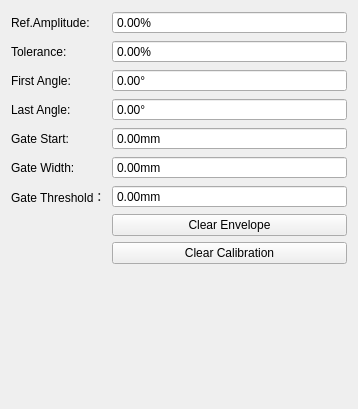
<?xml version="1.0" encoding="UTF-8"?>
<ui version="4.0">
 <class>ACGPropertiesWidget</class>
 <widget class="QWidget" name="ACGPropertiesWidget">
  <property name="geometry">
   <rect>
    <x>0</x>
    <y>0</y>
    <width>358</width>
    <height>409</height>
   </rect>
  </property>
  <property name="windowTitle">
   <string>Form</string>
  </property>
  <property name="styleSheet">
   <string notr="true"/>
  </property>
  <layout class="QFormLayout" name="formLayout">
   <item row="0" column="0">
    <widget class="QLabel" name="amplitudeLabel">
     <property name="text">
      <string>Ref.Amplitude:</string>
     </property>
    </widget>
   </item>
   <item row="0" column="1">
    <widget class="QDoubleSpinBox" name="amplitudeDoubleSpinBox">
     <property name="sizePolicy">
      <sizepolicy hsizetype="Expanding" vsizetype="Fixed">
       <horstretch>0</horstretch>
       <verstretch>0</verstretch>
      </sizepolicy>
     </property>
     <property name="buttonSymbols">
      <enum>QAbstractSpinBox::NoButtons</enum>
     </property>
     <property name="suffix">
      <string>%</string>
     </property>
     <property name="maximum">
      <double>100.000000000000000</double>
     </property>
    </widget>
   </item>
   <item row="1" column="0">
    <widget class="QLabel" name="toleranceLabel">
     <property name="text">
      <string>Tolerance:</string>
     </property>
    </widget>
   </item>
   <item row="1" column="1">
    <widget class="QDoubleSpinBox" name="toleranceDoubleSpinBox">
     <property name="sizePolicy">
      <sizepolicy hsizetype="Expanding" vsizetype="Fixed">
       <horstretch>0</horstretch>
       <verstretch>0</verstretch>
      </sizepolicy>
     </property>
     <property name="buttonSymbols">
      <enum>QAbstractSpinBox::NoButtons</enum>
     </property>
     <property name="suffix">
      <string>%</string>
     </property>
    </widget>
   </item>
   <item row="2" column="0">
    <widget class="QLabel" name="firstAngleLabel">
     <property name="text">
      <string>First Angle:</string>
     </property>
    </widget>
   </item>
   <item row="2" column="1">
    <widget class="QDoubleSpinBox" name="firstAngleDoubleSpinBox">
     <property name="sizePolicy">
      <sizepolicy hsizetype="Expanding" vsizetype="Fixed">
       <horstretch>0</horstretch>
       <verstretch>0</verstretch>
      </sizepolicy>
     </property>
     <property name="buttonSymbols">
      <enum>QAbstractSpinBox::NoButtons</enum>
     </property>
     <property name="suffix">
      <string>°</string>
     </property>
     <property name="minimum">
      <double>-90.000000000000000</double>
     </property>
     <property name="maximum">
      <double>90.000000000000000</double>
     </property>
    </widget>
   </item>
   <item row="3" column="0">
    <widget class="QLabel" name="lastAngleLabel">
     <property name="text">
      <string>Last Angle:</string>
     </property>
    </widget>
   </item>
   <item row="3" column="1">
    <widget class="QDoubleSpinBox" name="lastAngleDoubleSpinBox">
     <property name="sizePolicy">
      <sizepolicy hsizetype="Expanding" vsizetype="Fixed">
       <horstretch>0</horstretch>
       <verstretch>0</verstretch>
      </sizepolicy>
     </property>
     <property name="buttonSymbols">
      <enum>QAbstractSpinBox::NoButtons</enum>
     </property>
     <property name="suffix">
      <string>°</string>
     </property>
     <property name="minimum">
      <double>-90.000000000000000</double>
     </property>
     <property name="maximum">
      <double>90.000000000000000</double>
     </property>
    </widget>
   </item>
   <item row="4" column="0">
    <widget class="QLabel" name="gateStartLabel">
     <property name="text">
      <string>Gate Start:</string>
     </property>
    </widget>
   </item>
   <item row="4" column="1">
    <widget class="QDoubleSpinBox" name="gateStartDoubleSpinBox">
     <property name="sizePolicy">
      <sizepolicy hsizetype="Expanding" vsizetype="Fixed">
       <horstretch>0</horstretch>
       <verstretch>0</verstretch>
      </sizepolicy>
     </property>
     <property name="buttonSymbols">
      <enum>QAbstractSpinBox::NoButtons</enum>
     </property>
     <property name="suffix">
      <string>mm</string>
     </property>
    </widget>
   </item>
   <item row="5" column="0">
    <widget class="QLabel" name="gateWidthLabel">
     <property name="text">
      <string>Gate Width:</string>
     </property>
    </widget>
   </item>
   <item row="5" column="1">
    <widget class="QDoubleSpinBox" name="gateWidthDoubleSpinBox">
     <property name="sizePolicy">
      <sizepolicy hsizetype="Expanding" vsizetype="Fixed">
       <horstretch>0</horstretch>
       <verstretch>0</verstretch>
      </sizepolicy>
     </property>
     <property name="buttonSymbols">
      <enum>QAbstractSpinBox::NoButtons</enum>
     </property>
     <property name="suffix">
      <string>mm</string>
     </property>
    </widget>
   </item>
   <item row="6" column="0">
    <widget class="QLabel" name="gateThresholdLabel">
     <property name="text">
      <string>Gate Threshold：</string>
     </property>
    </widget>
   </item>
   <item row="6" column="1">
    <widget class="QDoubleSpinBox" name="gateThresholdDoubleSpinBox">
     <property name="sizePolicy">
      <sizepolicy hsizetype="Expanding" vsizetype="Fixed">
       <horstretch>0</horstretch>
       <verstretch>0</verstretch>
      </sizepolicy>
     </property>
     <property name="buttonSymbols">
      <enum>QAbstractSpinBox::NoButtons</enum>
     </property>
     <property name="suffix">
      <string>mm</string>
     </property>
    </widget>
   </item>
   <item row="7" column="1">
    <widget class="QPushButton" name="clearEnvelopePushButton">
     <property name="sizePolicy">
      <sizepolicy hsizetype="Expanding" vsizetype="Fixed">
       <horstretch>0</horstretch>
       <verstretch>0</verstretch>
      </sizepolicy>
     </property>
     <property name="text">
      <string>Clear Envelope</string>
     </property>
    </widget>
   </item>
   <item row="8" column="1">
    <widget class="QPushButton" name="clearCalibrationPushButton">
     <property name="sizePolicy">
      <sizepolicy hsizetype="Expanding" vsizetype="Fixed">
       <horstretch>0</horstretch>
       <verstretch>0</verstretch>
      </sizepolicy>
     </property>
     <property name="text">
      <string>Clear Calibration</string>
     </property>
    </widget>
   </item>
  </layout>
 </widget>
 <resources/>
 <connections/>
</ui>
